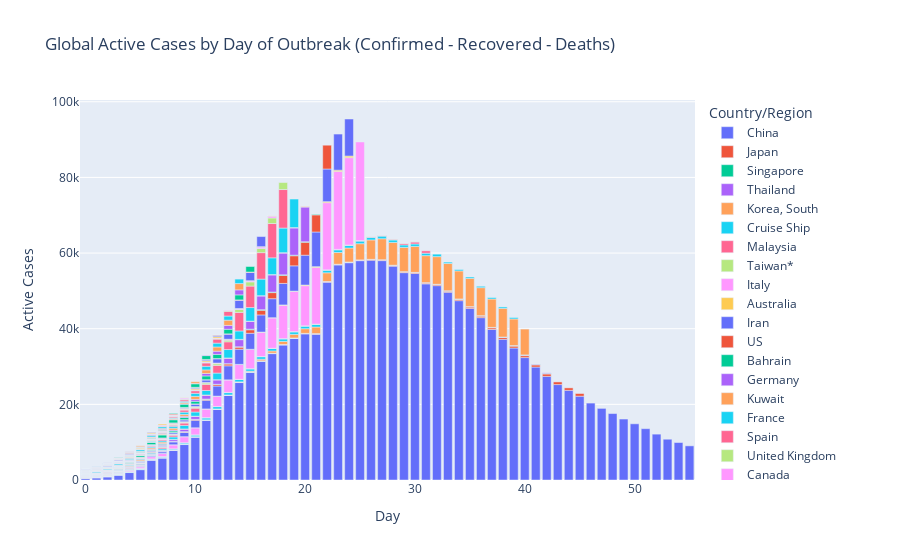

This figure's notebook cell:
### Code cell
world_chart = px.bar(covid_19_infected_observations, 
    x="Day", y="Active Cases", color="Country/Region", title="Global Active Cases by Day of Outbreak (Confirmed - Recovered - Deaths)")
world_chart.show()
